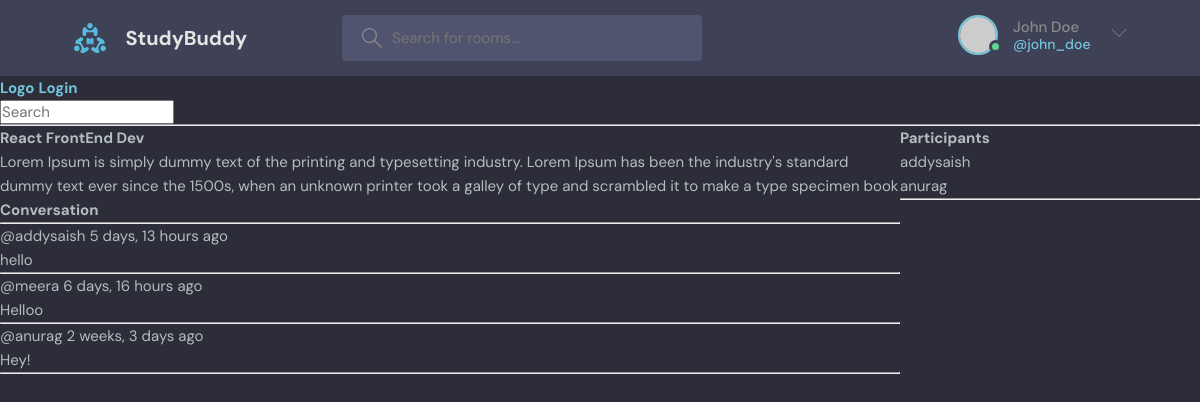
Page /room/3/ on the committed database.
### base/models.py (models this page shows, shortened)
class Room(models.Model):
    host = models.ForeignKey(User, on_delete=models.SET_NULL, null=True)
    topic = models.ForeignKey(Topic,on_delete=models.SET_NULL,null=True)
    name = models.CharField(max_length=200)
    description = models.TextField(null=True,blank=True)
    participants = models.ManyToManyField(User,related_name='participants',blank=True)
    updated = models.DateTimeField(auto_now=True) # Difference between autoNow and autoNow_add auto_now saves timestamp each time the object is updated whereas auto_now_add only saves timestamp when an object is created
    created = models.DateTimeField(auto_now_add=True)
    class Meta:
        ordering = ['-updated','-created'] #the '-' symbol means the ordering in descending order and no '-' means ascending order

class Message(models.Model):
    user = models.ForeignKey(User , on_delete=models.CASCADE)
    room = models.ForeignKey(Room, on_delete=models.CASCADE) #If a room is deleted, all the children records should be deleted using models.CASCADE command
    body = models.TextField()
    updated = models.DateTimeField(auto_now=True) # Difference between autoNow and autoNow_add auto_now saves timestamp each time the object is updated whereas auto_now_add only saves timestamp when an object is created
    created = models.DateTimeField(auto_now_add=True)
    class Meta:
        ordering = ['-updated','-created']

### base/views.py (the view, shortened to what this page needs)
# urls.py: path('room/<str:pk>/',views.room,name="room"),
def room(request,pk):
    room = Room.objects.get(id=pk)
    room_messages = room.message_set.all().order_by('-created')
    participants= room.participants.all()
    context = {'room':room , 'room_messages': room_messages, 'participants': participants }
    return render(request,'base/room.html',context)

### base/templates/base/room.html (shortened to what this page needs)
{% extends 'main.html' %} {% block content %}
<div class="room-container">
  <div>
    <h3>{{room.name}}</h3>
    <p>{{room.description}}</p>
    <div class="comment-wrapper">
      <h3>Conversation</h3>
      <hr />
      {% for message in room_messages %}
      <div>
        <small>@{{message.user}} {{message.created|timesince}} ago</small>
        <p>{{message.body}}</p>
        <hr />
      </div>
      {% endfor %}
    </div>
  </div>
  <div>
    <h3>Participants</h3>
    {% for user in participants %}
    <p>{{ user.username }}</p>
    {% endfor %}
    <hr />
  </div>
</div>
{% endblock content %}

### static/styles/style.css (style rules this page uses)
:root { --color-main: #71c6dd; --color-main-light: #e1f6fb; --color-dark: #3f4156; --color-dark-medium: #51546e; --color-dark-light: #696d97; --color-light: #e5e5e5; --color-gray: #8b8b8b; --color-light-gray: #b2bdbd; --color-bg: #2d2d39; --color-success: #5dd693; --color-error: #fc4b0b; }
* { font-family: "DM Sans", -apple-system, BlinkMacSystemFont, "Segoe UI", Roboto, Oxygen, Ubuntu, Cantarell, "Open Sans", "Helvetica Neue", sans-serif; margin: 0; padding: 0; box-sizing: border-box; text-rendering: optimizeLegibility; font-size: inherit; }
html { font-size: 56.25%; }
@media only screen and (min-width: 1200px) { html { font-size: 62.5%; } }
body { line-height: 1.6; font-weight: 400; font-size: 1.5rem; color: var(--color-light-gray); background-color: var(--color-bg); min-height: 100vh; }

### templates/navbar.html (style rules this page uses)
h3 { text-transform: capitalize; }

### base/templates/base/room.html (style rules this page uses)
.room-container { display: grid; grid-template-columns: 3fr 1fr; }

### rows in the picture
Room: name "React FrontEnd Dev", description "Lorem Ipsum is simply dummy text of the printing and typesetting industry. Lorem Ipsum has been the industry's standard dummy text ever since the 1500s, when an unknown printer took a galley of type and scrambled it to make a type specimen book"
Message: user "addysaish", created "5 days, 13 hours", body "hello"
Message: user "meera", created "6 days, 16 hours", body "Helloo"
Message: user "anurag", created "2 weeks, 3 days", body "Hey!"

### other values in the picture
{{ user.username }} "addysaish"
{{ user.username }} "anurag"
